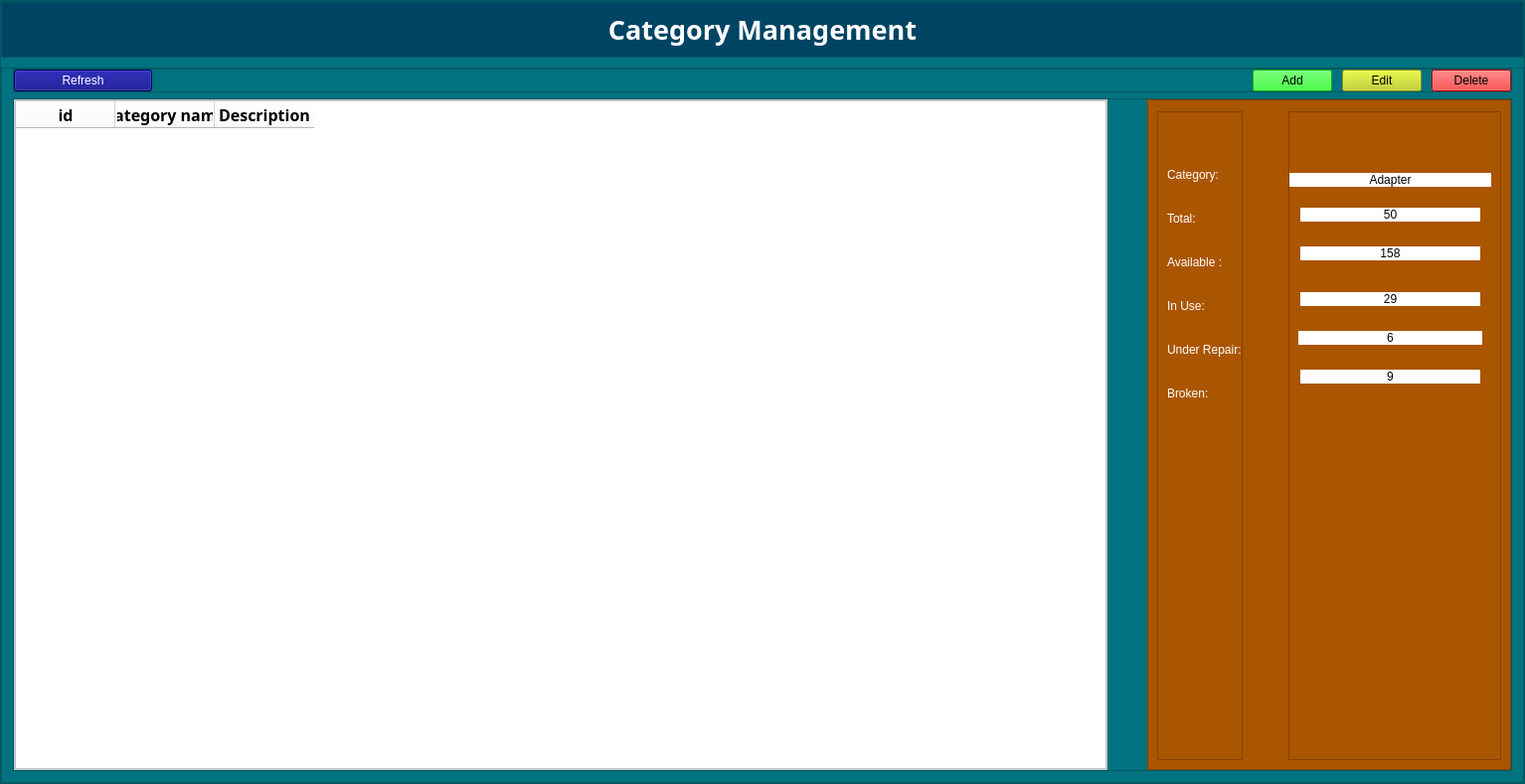
<?xml version="1.0" encoding="UTF-8"?>
<ui version="4.0">
 <class>frm_category</class>
 <widget class="QWidget" name="frm_category">
  <property name="geometry">
   <rect>
    <x>0</x>
    <y>0</y>
    <width>1534</width>
    <height>789</height>
   </rect>
  </property>
  <property name="windowTitle">
   <string>Form Category</string>
  </property>
  <layout class="QVBoxLayout" name="verticalLayout" stretch="0">
   <property name="spacing">
    <number>0</number>
   </property>
   <property name="leftMargin">
    <number>0</number>
   </property>
   <property name="topMargin">
    <number>0</number>
   </property>
   <property name="rightMargin">
    <number>0</number>
   </property>
   <property name="bottomMargin">
    <number>0</number>
   </property>
   <item>
    <widget class="QFrame" name="frame_main">
     <property name="font">
      <font>
       <family>Phetsarath OT</family>
       <pointsize>18</pointsize>
       <weight>50</weight>
       <italic>false</italic>
       <bold>false</bold>
      </font>
     </property>
     <property name="styleSheet">
      <string notr="true">font: 18pt &quot;Phetsarath OT&quot;;
background-color: rgb(1, 114, 127);</string>
     </property>
     <property name="frameShape">
      <enum>QFrame::StyledPanel</enum>
     </property>
     <property name="frameShadow">
      <enum>QFrame::Raised</enum>
     </property>
     <layout class="QGridLayout" name="gridLayout" rowstretch="0,0,10" rowminimumheight="1,1,10">
      <property name="leftMargin">
       <number>0</number>
      </property>
      <property name="topMargin">
       <number>0</number>
      </property>
      <property name="rightMargin">
       <number>0</number>
      </property>
      <property name="bottomMargin">
       <number>0</number>
      </property>
      <property name="horizontalSpacing">
       <number>0</number>
      </property>
      <property name="verticalSpacing">
       <number>10</number>
      </property>
      <item row="0" column="0" rowspan="2">
       <widget class="QFrame" name="frame_3">
        <property name="frameShape">
         <enum>QFrame::StyledPanel</enum>
        </property>
        <property name="frameShadow">
         <enum>QFrame::Raised</enum>
        </property>
        <layout class="QGridLayout" name="gridLayout_5">
         <property name="leftMargin">
          <number>0</number>
         </property>
         <property name="topMargin">
          <number>0</number>
         </property>
         <property name="rightMargin">
          <number>0</number>
         </property>
         <property name="bottomMargin">
          <number>0</number>
         </property>
         <item row="0" column="0">
          <widget class="QWidget" name="widget_4" native="true">
           <property name="font">
            <font>
             <family>Phetsarath OT</family>
             <pointsize>18</pointsize>
             <weight>50</weight>
             <italic>false</italic>
             <bold>false</bold>
            </font>
           </property>
           <property name="styleSheet">
            <string notr="true">background-color: rgb(0, 68, 100);</string>
           </property>
           <layout class="QGridLayout" name="gridLayout_4">
            <item row="0" column="0">
             <widget class="QLabel" name="label">
              <property name="font">
               <font>
                <family>Phetsarath OT</family>
                <pointsize>20</pointsize>
                <weight>75</weight>
                <italic>false</italic>
                <bold>true</bold>
               </font>
              </property>
              <property name="layoutDirection">
               <enum>Qt::LeftToRight</enum>
              </property>
              <property name="styleSheet">
               <string notr="true">font: bold 20pt &quot;Phetsarath OT&quot;;
color: rgb(255, 255, 255);</string>
              </property>
              <property name="text">
               <string>Category Management</string>
              </property>
              <property name="alignment">
               <set>Qt::AlignCenter</set>
              </property>
             </widget>
            </item>
           </layout>
          </widget>
         </item>
        </layout>
       </widget>
      </item>
      <item row="2" column="0">
       <widget class="QFrame" name="frame_4">
        <property name="frameShape">
         <enum>QFrame::StyledPanel</enum>
        </property>
        <property name="frameShadow">
         <enum>QFrame::Raised</enum>
        </property>
        <layout class="QVBoxLayout" name="verticalLayout_2">
         <property name="leftMargin">
          <number>11</number>
         </property>
         <property name="topMargin">
          <number>0</number>
         </property>
         <property name="rightMargin">
          <number>11</number>
         </property>
         <property name="bottomMargin">
          <number>11</number>
         </property>
         <item>
          <widget class="QFrame" name="frame">
           <property name="frameShape">
            <enum>QFrame::StyledPanel</enum>
           </property>
           <property name="frameShadow">
            <enum>QFrame::Raised</enum>
           </property>
           <layout class="QGridLayout" name="gridLayout_2" columnstretch="0,10,5,0,0">
            <property name="leftMargin">
             <number>0</number>
            </property>
            <property name="topMargin">
             <number>0</number>
            </property>
            <property name="rightMargin">
             <number>0</number>
            </property>
            <property name="bottomMargin">
             <number>0</number>
            </property>
            <property name="spacing">
             <number>0</number>
            </property>
            <item row="0" column="3">
             <widget class="QWidget" name="widget" native="true">
              <layout class="QGridLayout" name="gridLayout_3">
               <property name="leftMargin">
                <number>0</number>
               </property>
               <property name="topMargin">
                <number>0</number>
               </property>
               <property name="rightMargin">
                <number>0</number>
               </property>
               <property name="bottomMargin">
                <number>0</number>
               </property>
               <property name="horizontalSpacing">
                <number>10</number>
               </property>
               <property name="verticalSpacing">
                <number>0</number>
               </property>
               <item row="0" column="1">
                <widget class="QPushButton" name="btn_Edit">
                 <property name="styleSheet">
                  <string notr="true">background-color: rgb(193, 209, 17);</string>
                 </property>
                 <property name="text">
                  <string>Edit</string>
                 </property>
                </widget>
               </item>
               <item row="0" column="0">
                <widget class="QPushButton" name="btn_Add">
                 <property name="styleSheet">
                  <string notr="true">background-color: rgb(0, 255, 0);</string>
                 </property>
                 <property name="text">
                  <string>Add</string>
                 </property>
                </widget>
               </item>
               <item row="0" column="2">
                <widget class="QPushButton" name="btn_Delete">
                 <property name="styleSheet">
                  <string notr="true">background-color: rgb(255, 0, 0);</string>
                 </property>
                 <property name="text">
                  <string>Delete</string>
                 </property>
                </widget>
               </item>
              </layout>
             </widget>
            </item>
            <item row="0" column="4">
             <widget class="QWidget" name="widget_3" native="true"/>
            </item>
            <item row="0" column="1">
             <widget class="QWidget" name="widget_2" native="true">
              <layout class="QHBoxLayout" name="horizontalLayout" stretch="2,8,2">
               <property name="spacing">
                <number>0</number>
               </property>
               <property name="leftMargin">
                <number>0</number>
               </property>
               <property name="topMargin">
                <number>0</number>
               </property>
               <property name="rightMargin">
                <number>0</number>
               </property>
               <property name="bottomMargin">
                <number>0</number>
               </property>
               <item>
                <widget class="QWidget" name="widget_5" native="true">
                 <layout class="QGridLayout" name="gridLayout_7">
                  <property name="leftMargin">
                   <number>0</number>
                  </property>
                  <property name="topMargin">
                   <number>0</number>
                  </property>
                  <property name="rightMargin">
                   <number>0</number>
                  </property>
                  <property name="bottomMargin">
                   <number>0</number>
                  </property>
                  <property name="spacing">
                   <number>0</number>
                  </property>
                  <item row="0" column="0">
                   <widget class="QPushButton" name="btn_refresh">
                    <property name="styleSheet">
                     <string notr="true">background-color: rgb(0, 255, 0);
color: rgb(255, 255, 255);
background-color: rgb(0, 0, 127);</string>
                    </property>
                    <property name="text">
                     <string>Refresh</string>
                    </property>
                   </widget>
                  </item>
                 </layout>
                </widget>
               </item>
               <item>
                <widget class="QWidget" name="widget_6" native="true"/>
               </item>
               <item>
                <widget class="QWidget" name="widget_7" native="true">
                 <widget class="QLabel" name="lbl_did">
                  <property name="geometry">
                   <rect>
                    <x>20</x>
                    <y>10</y>
                    <width>81</width>
                    <height>41</height>
                   </rect>
                  </property>
                  <property name="styleSheet">
                   <string notr="true">color: rgb(1, 114, 127);
color: rgb(255, 0, 0);</string>
                  </property>
                  <property name="text">
                   <string/>
                  </property>
                 </widget>
                </widget>
               </item>
              </layout>
             </widget>
            </item>
           </layout>
          </widget>
         </item>
         <item>
          <widget class="QFrame" name="frame_5">
           <property name="frameShape">
            <enum>QFrame::StyledPanel</enum>
           </property>
           <property name="frameShadow">
            <enum>QFrame::Raised</enum>
           </property>
           <layout class="QHBoxLayout" name="horizontalLayout_2" stretch="3,0,1">
            <property name="spacing">
             <number>0</number>
            </property>
            <property name="leftMargin">
             <number>0</number>
            </property>
            <property name="topMargin">
             <number>0</number>
            </property>
            <property name="rightMargin">
             <number>0</number>
            </property>
            <property name="bottomMargin">
             <number>0</number>
            </property>
            <item>
             <widget class="QFrame" name="frame_2">
              <property name="styleSheet">
               <string notr="true">background-color: rgb(255, 255, 255);
color: rgb(0, 0, 0);</string>
              </property>
              <property name="frameShape">
               <enum>QFrame::StyledPanel</enum>
              </property>
              <property name="frameShadow">
               <enum>QFrame::Raised</enum>
              </property>
              <layout class="QGridLayout" name="gridLayout_6">
               <property name="leftMargin">
                <number>0</number>
               </property>
               <property name="topMargin">
                <number>0</number>
               </property>
               <property name="rightMargin">
                <number>0</number>
               </property>
               <property name="bottomMargin">
                <number>0</number>
               </property>
               <property name="spacing">
                <number>0</number>
               </property>
               <item row="0" column="0">
                <widget class="QTableWidget" name="tb_show">
                 <property name="font">
                  <font>
                   <family>Phetsarath OT</family>
                   <pointsize>18</pointsize>
                   <weight>50</weight>
                   <italic>false</italic>
                   <bold>false</bold>
                  </font>
                 </property>
                 <property name="styleSheet">
                  <string notr="true">color: rgb(0, 0, 0);
background-color: rgb(255, 255, 255);</string>
                 </property>
                 <column>
                  <property name="text">
                   <string>id</string>
                  </property>
                  <property name="font">
                   <font>
                    <family>Phetsarath OT</family>
                    <pointsize>12</pointsize>
                    <weight>75</weight>
                    <bold>true</bold>
                   </font>
                  </property>
                 </column>
                 <column>
                  <property name="text">
                   <string>Category name</string>
                  </property>
                  <property name="font">
                   <font>
                    <family>Phetsarath OT</family>
                    <pointsize>12</pointsize>
                    <weight>75</weight>
                    <bold>true</bold>
                   </font>
                  </property>
                 </column>
                 <column>
                  <property name="text">
                   <string>Description</string>
                  </property>
                  <property name="font">
                   <font>
                    <family>Phetsarath OT</family>
                    <pointsize>12</pointsize>
                    <weight>75</weight>
                    <bold>true</bold>
                   </font>
                  </property>
                 </column>
                </widget>
               </item>
              </layout>
             </widget>
            </item>
            <item>
             <spacer name="horizontalSpacer_2">
              <property name="orientation">
               <enum>Qt::Horizontal</enum>
              </property>
              <property name="sizeHint" stdset="0">
               <size>
                <width>40</width>
                <height>20</height>
               </size>
              </property>
             </spacer>
            </item>
            <item>
             <widget class="QFrame" name="frame_6">
              <property name="styleSheet">
               <string notr="true">background-color: rgb(170, 85, 0);</string>
              </property>
              <property name="frameShape">
               <enum>QFrame::StyledPanel</enum>
              </property>
              <property name="frameShadow">
               <enum>QFrame::Raised</enum>
              </property>
              <layout class="QHBoxLayout" name="horizontalLayout_3" stretch="2,0,5">
               <property name="topMargin">
                <number>11</number>
               </property>
               <item>
                <widget class="QFrame" name="frame_7">
                 <property name="enabled">
                  <bool>false</bool>
                 </property>
                 <property name="frameShape">
                  <enum>QFrame::StyledPanel</enum>
                 </property>
                 <property name="frameShadow">
                  <enum>QFrame::Raised</enum>
                 </property>
                 <layout class="QVBoxLayout" name="verticalLayout_3" stretch="2,0,0,0,0,0,0,15">
                  <property name="spacing">
                   <number>30</number>
                  </property>
                  <property name="rightMargin">
                   <number>0</number>
                  </property>
                  <item>
                   <spacer name="verticalSpacer_2">
                    <property name="orientation">
                     <enum>Qt::Vertical</enum>
                    </property>
                    <property name="sizeHint" stdset="0">
                     <size>
                      <width>20</width>
                      <height>40</height>
                     </size>
                    </property>
                   </spacer>
                  </item>
                  <item>
                   <widget class="QWidget" name="widget_21" native="true">
                    <property name="maximumSize">
                     <size>
                      <width>16777215</width>
                      <height>50</height>
                     </size>
                    </property>
                    <layout class="QGridLayout" name="gridLayout_27">
                     <property name="leftMargin">
                      <number>0</number>
                     </property>
                     <property name="topMargin">
                      <number>0</number>
                     </property>
                     <property name="rightMargin">
                      <number>0</number>
                     </property>
                     <property name="bottomMargin">
                      <number>0</number>
                     </property>
                     <item row="0" column="0">
                      <widget class="QLabel" name="label_20">
                       <property name="styleSheet">
                        <string notr="true">font:bold 12pt &quot;Phetsarath OT&quot;;
color: rgb(255, 255, 255);</string>
                       </property>
                       <property name="text">
                        <string>Category:</string>
                       </property>
                      </widget>
                     </item>
                    </layout>
                   </widget>
                  </item>
                  <item>
                   <widget class="QWidget" name="widget_8" native="true">
                    <property name="maximumSize">
                     <size>
                      <width>16777215</width>
                      <height>50</height>
                     </size>
                    </property>
                    <layout class="QGridLayout" name="gridLayout_17">
                     <property name="leftMargin">
                      <number>0</number>
                     </property>
                     <property name="topMargin">
                      <number>0</number>
                     </property>
                     <property name="rightMargin">
                      <number>0</number>
                     </property>
                     <property name="bottomMargin">
                      <number>0</number>
                     </property>
                     <item row="0" column="0">
                      <widget class="QLabel" name="label_10">
                       <property name="styleSheet">
                        <string notr="true">font:bold 12pt &quot;Phetsarath OT&quot;;
color: rgb(255, 255, 255);</string>
                       </property>
                       <property name="text">
                        <string>Total:</string>
                       </property>
                      </widget>
                     </item>
                    </layout>
                   </widget>
                  </item>
                  <item>
                   <widget class="QWidget" name="widget_9" native="true">
                    <property name="maximumSize">
                     <size>
                      <width>16777215</width>
                      <height>50</height>
                     </size>
                    </property>
                    <layout class="QGridLayout" name="gridLayout_19">
                     <property name="leftMargin">
                      <number>0</number>
                     </property>
                     <property name="topMargin">
                      <number>0</number>
                     </property>
                     <property name="rightMargin">
                      <number>0</number>
                     </property>
                     <property name="bottomMargin">
                      <number>0</number>
                     </property>
                     <item row="0" column="0">
                      <widget class="QLabel" name="label_11">
                       <property name="styleSheet">
                        <string notr="true">font:bold 12pt &quot;Phetsarath OT&quot;;
color: rgb(255, 255, 255);</string>
                       </property>
                       <property name="text">
                        <string>Available :</string>
                       </property>
                      </widget>
                     </item>
                    </layout>
                   </widget>
                  </item>
                  <item>
                   <widget class="QWidget" name="widget_16" native="true">
                    <property name="maximumSize">
                     <size>
                      <width>16777215</width>
                      <height>50</height>
                     </size>
                    </property>
                    <layout class="QGridLayout" name="gridLayout_21">
                     <property name="leftMargin">
                      <number>0</number>
                     </property>
                     <property name="topMargin">
                      <number>0</number>
                     </property>
                     <property name="rightMargin">
                      <number>0</number>
                     </property>
                     <property name="bottomMargin">
                      <number>0</number>
                     </property>
                     <item row="0" column="0">
                      <widget class="QLabel" name="label_14">
                       <property name="styleSheet">
                        <string notr="true">font:bold 12pt &quot;Phetsarath OT&quot;;
color: rgb(255, 255, 255);</string>
                       </property>
                       <property name="text">
                        <string>In Use:</string>
                       </property>
                      </widget>
                     </item>
                    </layout>
                   </widget>
                  </item>
                  <item>
                   <widget class="QWidget" name="widget_18" native="true">
                    <property name="maximumSize">
                     <size>
                      <width>16777215</width>
                      <height>50</height>
                     </size>
                    </property>
                    <layout class="QGridLayout" name="gridLayout_25">
                     <property name="leftMargin">
                      <number>0</number>
                     </property>
                     <property name="topMargin">
                      <number>0</number>
                     </property>
                     <property name="rightMargin">
                      <number>0</number>
                     </property>
                     <property name="bottomMargin">
                      <number>0</number>
                     </property>
                     <item row="0" column="0">
                      <widget class="QLabel" name="label_18">
                       <property name="styleSheet">
                        <string notr="true">font:bold 12pt &quot;Phetsarath OT&quot;;
color: rgb(255, 255, 255);</string>
                       </property>
                       <property name="text">
                        <string>Under Repair:</string>
                       </property>
                      </widget>
                     </item>
                    </layout>
                   </widget>
                  </item>
                  <item>
                   <widget class="QWidget" name="widget_23" native="true">
                    <property name="maximumSize">
                     <size>
                      <width>16777215</width>
                      <height>50</height>
                     </size>
                    </property>
                    <layout class="QGridLayout" name="gridLayout_29" columnstretch="0">
                     <property name="leftMargin">
                      <number>0</number>
                     </property>
                     <property name="topMargin">
                      <number>0</number>
                     </property>
                     <property name="rightMargin">
                      <number>0</number>
                     </property>
                     <property name="bottomMargin">
                      <number>0</number>
                     </property>
                     <item row="0" column="0">
                      <widget class="QLabel" name="label_22">
                       <property name="styleSheet">
                        <string notr="true">font:bold 12pt &quot;Phetsarath OT&quot;;
color: rgb(255, 255, 255);</string>
                       </property>
                       <property name="text">
                        <string>Broken:</string>
                       </property>
                      </widget>
                     </item>
                    </layout>
                   </widget>
                  </item>
                  <item>
                   <spacer name="verticalSpacer">
                    <property name="orientation">
                     <enum>Qt::Vertical</enum>
                    </property>
                    <property name="sizeHint" stdset="0">
                     <size>
                      <width>20</width>
                      <height>40</height>
                     </size>
                    </property>
                   </spacer>
                  </item>
                 </layout>
                </widget>
               </item>
               <item>
                <spacer name="horizontalSpacer">
                 <property name="orientation">
                  <enum>Qt::Horizontal</enum>
                 </property>
                 <property name="sizeHint" stdset="0">
                  <size>
                   <width>40</width>
                   <height>20</height>
                  </size>
                 </property>
                </spacer>
               </item>
               <item>
                <widget class="QFrame" name="frame_8">
                 <property name="frameShape">
                  <enum>QFrame::StyledPanel</enum>
                 </property>
                 <property name="frameShadow">
                  <enum>QFrame::Raised</enum>
                 </property>
                 <layout class="QVBoxLayout" name="verticalLayout_4" stretch="2,0,0,0,0,0,0,0,15">
                  <property name="spacing">
                   <number>7</number>
                  </property>
                  <property name="leftMargin">
                   <number>0</number>
                  </property>
                  <property name="topMargin">
                   <number>8</number>
                  </property>
                  <item>
                   <spacer name="verticalSpacer_3">
                    <property name="orientation">
                     <enum>Qt::Vertical</enum>
                    </property>
                    <property name="sizeHint" stdset="0">
                     <size>
                      <width>20</width>
                      <height>40</height>
                     </size>
                    </property>
                   </spacer>
                  </item>
                  <item>
                   <widget class="QWidget" name="widget_25" native="true">
                    <property name="maximumSize">
                     <size>
                      <width>16777215</width>
                      <height>50</height>
                     </size>
                    </property>
                    <layout class="QGridLayout" name="gridLayout_31">
                     <property name="leftMargin">
                      <number>0</number>
                     </property>
                     <property name="topMargin">
                      <number>0</number>
                     </property>
                     <property name="rightMargin">
                      <number>0</number>
                     </property>
                     <property name="bottomMargin">
                      <number>0</number>
                     </property>
                     <item row="0" column="0">
                      <widget class="QWidget" name="widget_26" native="true">
                       <layout class="QGridLayout" name="gridLayout_32">
                        <property name="leftMargin">
                         <number>0</number>
                        </property>
                        <property name="topMargin">
                         <number>5</number>
                        </property>
                        <property name="rightMargin">
                         <number>0</number>
                        </property>
                        <property name="bottomMargin">
                         <number>5</number>
                        </property>
                        <item row="0" column="0">
                         <widget class="QLabel" name="lbl_category_name_2">
                          <property name="styleSheet">
                           <string notr="true">background-color: rgb(255, 255, 255);
color: rgb(0, 0, 0);
font:bold 14pt &quot;Phetsarath OT&quot;;</string>
                          </property>
                          <property name="text">
                           <string>Adapter</string>
                          </property>
                          <property name="alignment">
                           <set>Qt::AlignCenter</set>
                          </property>
                         </widget>
                        </item>
                       </layout>
                      </widget>
                     </item>
                    </layout>
                   </widget>
                  </item>
                  <item>
                   <widget class="QWidget" name="widget_29" native="true">
                    <layout class="QGridLayout" name="gridLayout_36">
                     <property name="leftMargin">
                      <number>11</number>
                     </property>
                     <property name="rightMargin">
                      <number>11</number>
                     </property>
                     <item row="0" column="0">
                      <widget class="QLabel" name="lbl_total">
                       <property name="styleSheet">
                        <string notr="true">background-color: rgb(255, 255, 255);
color: rgb(0, 0, 0);
font:bold 14pt &quot;Phetsarath OT&quot;;</string>
                       </property>
                       <property name="text">
                        <string>50</string>
                       </property>
                       <property name="alignment">
                        <set>Qt::AlignCenter</set>
                       </property>
                      </widget>
                     </item>
                    </layout>
                   </widget>
                  </item>
                  <item>
                   <widget class="QWidget" name="widget_15" native="true">
                    <property name="maximumSize">
                     <size>
                      <width>16777215</width>
                      <height>50</height>
                     </size>
                    </property>
                    <layout class="QGridLayout" name="gridLayout_33">
                     <property name="leftMargin">
                      <number>0</number>
                     </property>
                     <property name="topMargin">
                      <number>0</number>
                     </property>
                     <property name="rightMargin">
                      <number>0</number>
                     </property>
                     <property name="bottomMargin">
                      <number>0</number>
                     </property>
                     <item row="0" column="0">
                      <widget class="QWidget" name="widget_27" native="true">
                       <layout class="QGridLayout" name="gridLayout_34">
                        <property name="leftMargin">
                         <number>11</number>
                        </property>
                        <property name="rightMargin">
                         <number>11</number>
                        </property>
                        <item row="0" column="0">
                         <widget class="QLabel" name="lbl_available">
                          <property name="styleSheet">
                           <string notr="true">background-color: rgb(255, 255, 255);
color: rgb(0, 0, 0);
font:bold 14pt &quot;Phetsarath OT&quot;;</string>
                          </property>
                          <property name="text">
                           <string>158</string>
                          </property>
                          <property name="alignment">
                           <set>Qt::AlignCenter</set>
                          </property>
                         </widget>
                        </item>
                       </layout>
                      </widget>
                     </item>
                    </layout>
                   </widget>
                  </item>
                  <item>
                   <widget class="QWidget" name="widget_28" native="true">
                    <property name="maximumSize">
                     <size>
                      <width>16777215</width>
                      <height>50</height>
                     </size>
                    </property>
                    <layout class="QGridLayout" name="gridLayout_35">
                     <property name="leftMargin">
                      <number>0</number>
                     </property>
                     <property name="topMargin">
                      <number>0</number>
                     </property>
                     <property name="rightMargin">
                      <number>0</number>
                     </property>
                     <property name="bottomMargin">
                      <number>0</number>
                     </property>
                    </layout>
                   </widget>
                  </item>
                  <item>
                   <widget class="QWidget" name="widget_30" native="true">
                    <property name="maximumSize">
                     <size>
                      <width>16777215</width>
                      <height>50</height>
                     </size>
                    </property>
                    <layout class="QGridLayout" name="gridLayout_37">
                     <property name="leftMargin">
                      <number>0</number>
                     </property>
                     <property name="topMargin">
                      <number>0</number>
                     </property>
                     <property name="rightMargin">
                      <number>0</number>
                     </property>
                     <property name="bottomMargin">
                      <number>0</number>
                     </property>
                     <item row="0" column="0">
                      <widget class="QWidget" name="widget_31" native="true">
                       <layout class="QGridLayout" name="gridLayout_38">
                        <property name="leftMargin">
                         <number>11</number>
                        </property>
                        <property name="rightMargin">
                         <number>11</number>
                        </property>
                        <item row="0" column="0">
                         <widget class="QLabel" name="lbl_in_use">
                          <property name="styleSheet">
                           <string notr="true">background-color: rgb(255, 255, 255);
color: rgb(0, 0, 0);
font:bold 14pt &quot;Phetsarath OT&quot;;</string>
                          </property>
                          <property name="text">
                           <string>29</string>
                          </property>
                          <property name="alignment">
                           <set>Qt::AlignCenter</set>
                          </property>
                         </widget>
                        </item>
                       </layout>
                      </widget>
                     </item>
                    </layout>
                   </widget>
                  </item>
                  <item>
                   <widget class="QWidget" name="widget_32" native="true">
                    <property name="maximumSize">
                     <size>
                      <width>16777215</width>
                      <height>50</height>
                     </size>
                    </property>
                    <layout class="QGridLayout" name="gridLayout_39">
                     <property name="leftMargin">
                      <number>0</number>
                     </property>
                     <property name="topMargin">
                      <number>0</number>
                     </property>
                     <property name="rightMargin">
                      <number>0</number>
                     </property>
                     <property name="bottomMargin">
                      <number>0</number>
                     </property>
                     <item row="0" column="0">
                      <widget class="QWidget" name="widget_33" native="true">
                       <layout class="QGridLayout" name="gridLayout_40">
                        <item row="0" column="0">
                         <widget class="QLabel" name="lbl_repair">
                          <property name="styleSheet">
                           <string notr="true">background-color: rgb(255, 255, 255);
color: rgb(0, 0, 0);
font:bold 14pt &quot;Phetsarath OT&quot;;</string>
                          </property>
                          <property name="text">
                           <string>6</string>
                          </property>
                          <property name="alignment">
                           <set>Qt::AlignCenter</set>
                          </property>
                         </widget>
                        </item>
                       </layout>
                      </widget>
                     </item>
                    </layout>
                   </widget>
                  </item>
                  <item>
                   <widget class="QWidget" name="widget_34" native="true">
                    <property name="maximumSize">
                     <size>
                      <width>16777215</width>
                      <height>50</height>
                     </size>
                    </property>
                    <layout class="QGridLayout" name="gridLayout_41" columnstretch="0">
                     <property name="leftMargin">
                      <number>0</number>
                     </property>
                     <property name="topMargin">
                      <number>0</number>
                     </property>
                     <property name="rightMargin">
                      <number>0</number>
                     </property>
                     <property name="bottomMargin">
                      <number>0</number>
                     </property>
                     <item row="0" column="0">
                      <widget class="QWidget" name="widget_35" native="true">
                       <layout class="QGridLayout" name="gridLayout_42">
                        <property name="leftMargin">
                         <number>11</number>
                        </property>
                        <property name="rightMargin">
                         <number>11</number>
                        </property>
                        <item row="0" column="0">
                         <widget class="QLabel" name="lbl_broken">
                          <property name="styleSheet">
                           <string notr="true">background-color: rgb(255, 255, 255);
color: rgb(0, 0, 0);
font:bold 14pt &quot;Phetsarath OT&quot;;</string>
                          </property>
                          <property name="text">
                           <string>9</string>
                          </property>
                          <property name="alignment">
                           <set>Qt::AlignCenter</set>
                          </property>
                         </widget>
                        </item>
                       </layout>
                      </widget>
                     </item>
                    </layout>
                   </widget>
                  </item>
                  <item>
                   <spacer name="verticalSpacer_4">
                    <property name="orientation">
                     <enum>Qt::Vertical</enum>
                    </property>
                    <property name="sizeHint" stdset="0">
                     <size>
                      <width>20</width>
                      <height>40</height>
                     </size>
                    </property>
                   </spacer>
                  </item>
                 </layout>
                </widget>
               </item>
              </layout>
              <zorder>frame_8</zorder>
              <zorder>frame_7</zorder>
              <zorder>horizontalSpacer</zorder>
             </widget>
            </item>
           </layout>
          </widget>
         </item>
        </layout>
       </widget>
      </item>
     </layout>
    </widget>
   </item>
  </layout>
 </widget>
 <resources/>
 <connections/>
</ui>
